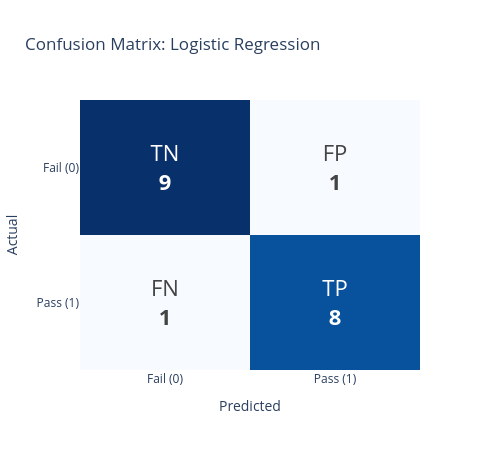

The notebook cell this image was saved under:
### Markdown cell above
## Confusion Matrix

### Code cell
from sklearn.metrics import confusion_matrix, precision_score, recall_score

cm = confusion_matrix(y, predicted)
tn, fp, fn, tp = cm.ravel()

labels = ["Fail (0)", "Pass (1)"]
box_names = [["TN", "FP"], ["FN", "TP"]]
box_text = [[f"{box_names[i][j]}<br><b>{cm[i][j]}</b>" for j in range(2)] for i in range(2)]

fig = go.Figure(go.Heatmap(
    z=cm, x=labels, y=labels,
    text=box_text, texttemplate="%{text}", textfont=dict(size=22),
    colorscale="Blues", showscale=False,
    hovertemplate="Actual: %{y}<br>Predicted: %{x}<br>Students: %{z}<extra></extra>",
))
fig.update_layout(title="Confusion Matrix: Logistic Regression", template="plotly_white",
                  xaxis_title="Predicted", yaxis_title="Actual",
                  yaxis=dict(autorange="reversed"), height=450, width=500)
fig.show()

print(f"Accuracy : {(tp + tn) / cm.sum():.2%}  (all correct / all students)")
print(f"Precision: {precision_score(y, predicted):.2%}  (of students predicted Pass, how many really passed)")
print(f"Recall   : {recall_score(y, predicted):.2%}  (of students who really passed, how many we caught)")

### Figure 1 — Plotly figure (JSON) as saved in the notebook; plotly's stock layout.template omitted (floating-point values rounded to 4 significant figures)
{"data": [{"colorscale": [[0, "rgb(247,251,255)"], [0.125, "rgb(222,235,247)"], [0.25, "rgb(198,219,239)"], [0.375, "rgb(158,202,225)"], [0.5, "rgb(107,174,214)"], [0.625, "rgb(66,146,198)"], [0.75, "rgb(33,113,181)"], [0.875, "rgb(8,81,156)"], [1, "rgb(8,48,107)"]], "hovertemplate": "Actual: %{y}<br>Predicted: %{x}<br>Students: %{z}<extra></extra>", "showscale": false, "text": [["TN<br><b>9</b>", "FP<br><b>1</b>"], ["FN<br><b>1</b>", "TP<br><b>8</b>"]], "textfont": {"size": 22}, "texttemplate": "%{text}", "type": "heatmap", "x": ["Fail (0)", "Pass (1)"], "y": ["Fail (0)", "Pass (1)"], "z": [[9, 1], [1, 8]]}], "layout": {"height": 450, "title": {"text": "Confusion Matrix: Logistic Regression"}, "width": 500, "xaxis": {"title": {"text": "Predicted"}}, "yaxis": {"autorange": "reversed", "title": {"text": "Actual"}}}}
